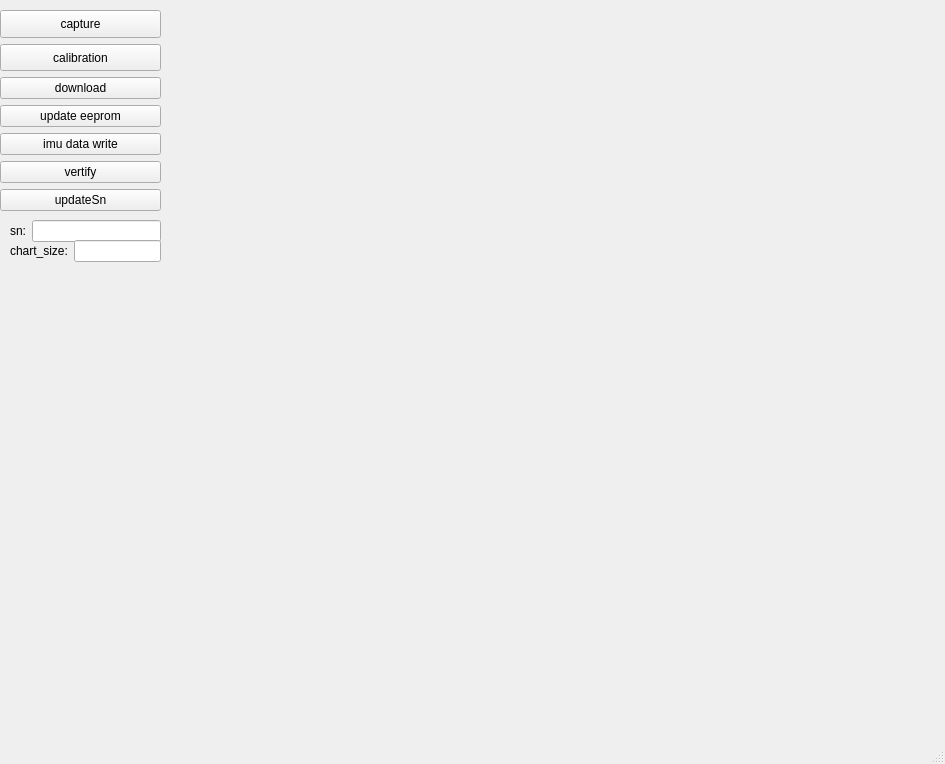
<?xml version="1.0" encoding="UTF-8"?>
<ui version="4.0">
 <class>MainWindow</class>
 <widget class="QMainWindow" name="MainWindow">
  <property name="geometry">
   <rect>
    <x>0</x>
    <y>0</y>
    <width>945</width>
    <height>764</height>
   </rect>
  </property>
  <property name="windowTitle">
   <string>MainWindow</string>
  </property>
  <widget class="QWidget" name="centralwidget">
   <widget class="QWidget" name="layoutWidget">
    <property name="geometry">
     <rect>
      <x>160</x>
      <y>10</y>
      <width>731</width>
      <height>701</height>
     </rect>
    </property>
    <layout class="QGridLayout" name="gridLayout">
     <item row="0" column="0">
      <widget class="QLabel" name="label">
       <property name="text">
        <string/>
       </property>
      </widget>
     </item>
     <item row="1" column="0">
      <widget class="QLabel" name="label_2">
       <property name="text">
        <string/>
       </property>
      </widget>
     </item>
    </layout>
   </widget>
   <widget class="QWidget" name="layoutWidget">
    <property name="geometry">
     <rect>
      <x>0</x>
      <y>10</y>
      <width>161</width>
      <height>201</height>
     </rect>
    </property>
    <layout class="QVBoxLayout" name="verticalLayout">
     <item>
      <widget class="QPushButton" name="pushButton_2">
       <property name="maximumSize">
        <size>
         <width>16777215</width>
         <height>69</height>
        </size>
       </property>
       <property name="text">
        <string>capture</string>
       </property>
      </widget>
     </item>
     <item>
      <widget class="QPushButton" name="pushButton_3">
       <property name="maximumSize">
        <size>
         <width>16777215</width>
         <height>69</height>
        </size>
       </property>
       <property name="text">
        <string>calibration</string>
       </property>
      </widget>
     </item>
     <item>
      <widget class="QPushButton" name="pushButton_4">
       <property name="text">
        <string>download</string>
       </property>
      </widget>
     </item>
     <item>
      <widget class="QPushButton" name="pushButton_5">
       <property name="text">
        <string>update eeprom</string>
       </property>
      </widget>
     </item>
     <item>
      <widget class="QPushButton" name="pushButton_6">
       <property name="text">
        <string>imu data write</string>
       </property>
      </widget>
     </item>
     <item>
      <widget class="QPushButton" name="vertify_Button">
       <property name="text">
        <string>vertify</string>
       </property>
      </widget>
     </item>
     <item>
      <widget class="QPushButton" name="updateSn">
       <property name="text">
        <string>updateSn</string>
       </property>
      </widget>
     </item>
    </layout>
   </widget>
   <widget class="QWidget" name="layoutWidget">
    <property name="geometry">
     <rect>
      <x>10</x>
      <y>220</y>
      <width>151</width>
      <height>22</height>
     </rect>
    </property>
    <layout class="QHBoxLayout" name="horizontalLayout">
     <item>
      <widget class="QLabel" name="label_3">
       <property name="text">
        <string>sn:</string>
       </property>
      </widget>
     </item>
     <item>
      <widget class="QLineEdit" name="lineEdit"/>
     </item>
    </layout>
   </widget>
   <widget class="QWidget" name="layoutWidget_2">
    <property name="geometry">
     <rect>
      <x>10</x>
      <y>240</y>
      <width>151</width>
      <height>22</height>
     </rect>
    </property>
    <layout class="QHBoxLayout" name="horizontalLayout_2">
     <item>
      <widget class="QLabel" name="label_4">
       <property name="text">
        <string>chart_size:</string>
       </property>
      </widget>
     </item>
     <item>
      <widget class="QLineEdit" name="lineEdit_2"/>
     </item>
    </layout>
   </widget>
  </widget>
  <widget class="QStatusBar" name="statusbar"/>
  <action name="actionOpen_image">
   <property name="text">
    <string>Open image</string>
   </property>
  </action>
  <action name="actionOpen_video">
   <property name="text">
    <string>Open video</string>
   </property>
  </action>
 </widget>
 <resources/>
 <connections/>
</ui>
